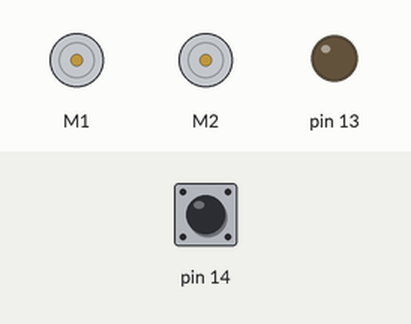
Bench run of a sketch on a simulated Arduino Leonardo, built with avr-gcc and run on an emulated ATmega32U4. Parts: 2 × DC motor (green arrow = forward, orange = backward, longer = faster), output pins drawn as LEDs (lit = HIGH). The test bench sets the inputs (shaded band); at power-on: pin 14 HIGH.

Above: at 0.8 s.
0.9 s: pin 14 pulled LOW for 0.15 s
At 2.2 s:
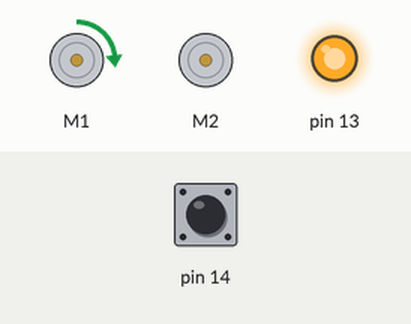
At 2.8 s:
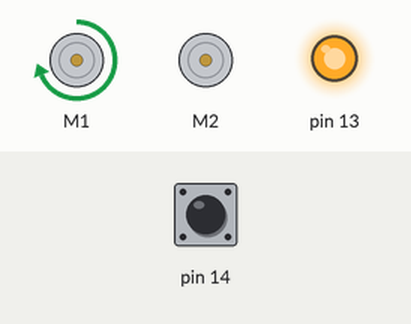
Timing chart, 0 to 65.5 s (numbered marks = the images above; inputs shaded):
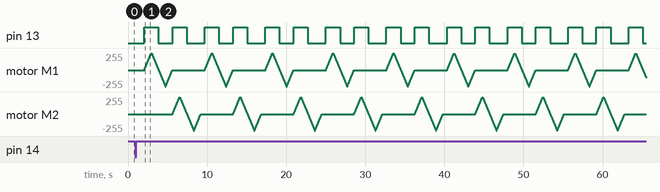

The sketch:

MotorTest.ino
```cpp
#include<Wire.h>
#include<Zumo32U4.h>

Zumo32U4Motors motors;
Zumo32U4ButtonA buttonA;

void setup(){
  buttonA.waitForButton();
  delay(1000);
}

void loop(){
  ledYellow(1);
  for (int speed = 0; speed <= 400; speed++)
  {
    motors.setLeftSpeed(speed);
    delay(2);
  }
  for (int speed = 400; speed >= 0; speed--)
  {
    motors.setLeftSpeed(speed);
    delay(2);
  }

  // Run left motor backward.
  ledYellow(0);
  for (int speed = 0; speed >= -400; speed--)
  {
    motors.setLeftSpeed(speed);
    delay(2);
  }
  for (int speed = -400; speed <= 0; speed++)
  {
    motors.setLeftSpeed(speed);
    delay(2);
  }

  // Run right motor forward.
  ledYellow(1);
  for (int speed = 0; speed <= 400; speed++)
  {
    motors.setRightSpeed(speed);
    delay(2);
  }
  for (int speed = 400; speed >= 0; speed--)
  {
    motors.setRightSpeed(speed);
    delay(2);
  }

  // Run right motor backward.
  ledYellow(0);
  for (int speed = 0; speed >= -400; speed--)
  {
    motors.setRightSpeed(speed);
    delay(2);
  }
  for (int speed = -400; speed <= 0; speed++)
  {
    motors.setRightSpeed(speed);
    delay(2);
  }

  delay(500);
}
```
